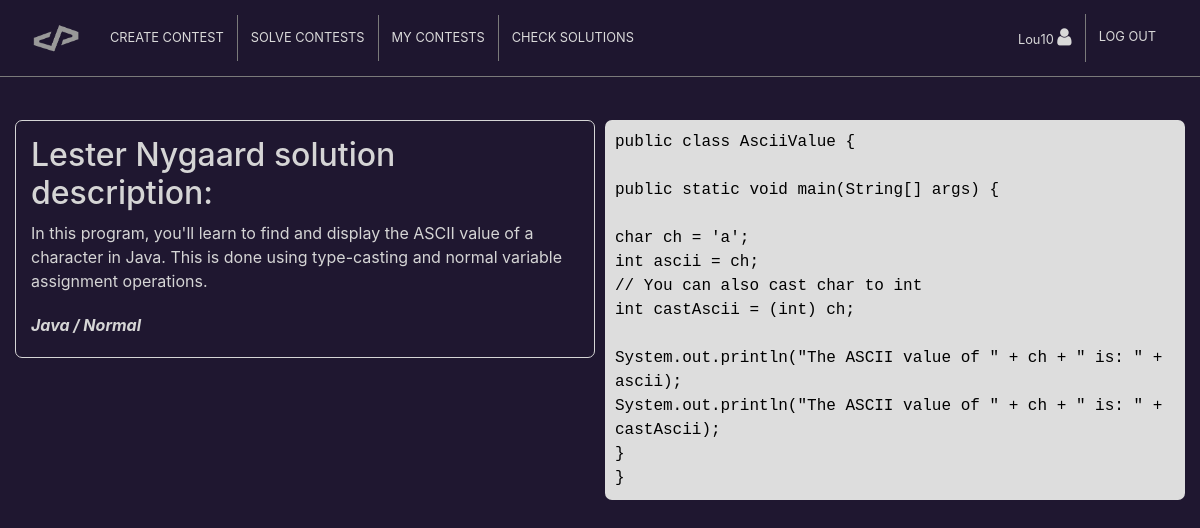
The page /best_solution.php?s=3 (signed in) on the database its author committed.
### tables this page shows
CREATE TABLE IF NOT EXISTS `solutions` (
  `id_solution` int(9) NOT NULL AUTO_INCREMENT,
  `solution` varchar(40) NOT NULL,
  `solution_description` varchar(1024) DEFAULT NULL,
  `solution_state` tinyint(1) NOT NULL,
  `id_contest` int(9) NOT NULL,
  `id_user` int(9) NOT NULL,
  PRIMARY KEY (`id_solution`),
  KEY `id_contest` (`id_contest`),
  KEY `id_user` (`id_user`)
);

CREATE TABLE IF NOT EXISTS `users` (
  `id_user` int(9) NOT NULL AUTO_INCREMENT,
  `username` varchar(30) NOT NULL,
  `password` varchar(40) NOT NULL,
  `firstname` varchar(30) NOT NULL,
  `lastname` varchar(30) NOT NULL,
  `email` varchar(30) NOT NULL,
  `verified` tinyint(1) NOT NULL,
  `token` varchar(40) NOT NULL,
  PRIMARY KEY (`id_user`)
);

CREATE TABLE IF NOT EXISTS `contests` (
  `id_contest` int(9) NOT NULL AUTO_INCREMENT,
  `title` varchar(40) NOT NULL,
  `description` varchar(1024) DEFAULT NULL,
  `language` varchar(15) NOT NULL,
  `difficulty` varchar(6) NOT NULL,
  `isclosed` tinyint(1) NOT NULL,
  `id_user` int(9) NOT NULL,
  PRIMARY KEY (`id_contest`),
  KEY `id_user` (`id_user`)
);

### assets/php/best_solution_p.php (the view, shortened to what this page needs)
<?php
function selectSolution($connection, $id_solution_p)
{
	$sql = "SELECT users.firstname, users.lastname, solutions.solution, solutions.solution_description, contests.language, contests.difficulty
		FROM solutions
		JOIN contests ON contests.id_contest = solutions.id_contest
		JOIN users ON users.id_user = solutions.id_user
		WHERE solutions.id_solution = {$id_solution_p} AND solutions.solution_state = 3
		AND contests.id_user = {$_SESSION['id_user']}";
	$result = mysqli_query($connection, $sql) or die(mysqli_error($connection));
	$record = mysqli_fetch_array($result, MYSQLI_ASSOC);
	echo "
	<h2>{$record['firstname']} {$record['lastname']} solution description:</h2>
	<p>{$record['solution_description']}</p>
	<p>{$record['language']} / {$record['difficulty']}</p>
	";
	return true;
}
function printFile()
{
	$target_dir = "assets/files/";
	$fullpath = $target_dir . basename($GLOBALS['file']);
	$text = htmlspecialchars(file_get_contents($fullpath));
	$text = nl2br($text);
	echo $text;
	exit();
}

### assets/css/styles.css (style rules this page uses)
body { background-color: #1f1730; padding: 100px 0 30px 0; }
p { color: #d5d5d5; margin: 0; padding: 0; }
.description p { margin-bottom: 20px; }
.description p+p { font-style: italic; font-weight: 700; }

### rows shown on the page
solutions: id_user.firstname "Lester", id_user.lastname "Nygaard", solution_description "In this program, you'll learn to find and display the ASCII value of a character in Java. This is done using type-casting and normal variable assignment operations.", id_contest.language "Java", id_contest.difficulty "Normal"

### other values the page prints
$_SESSION['username'] "Lou10"
